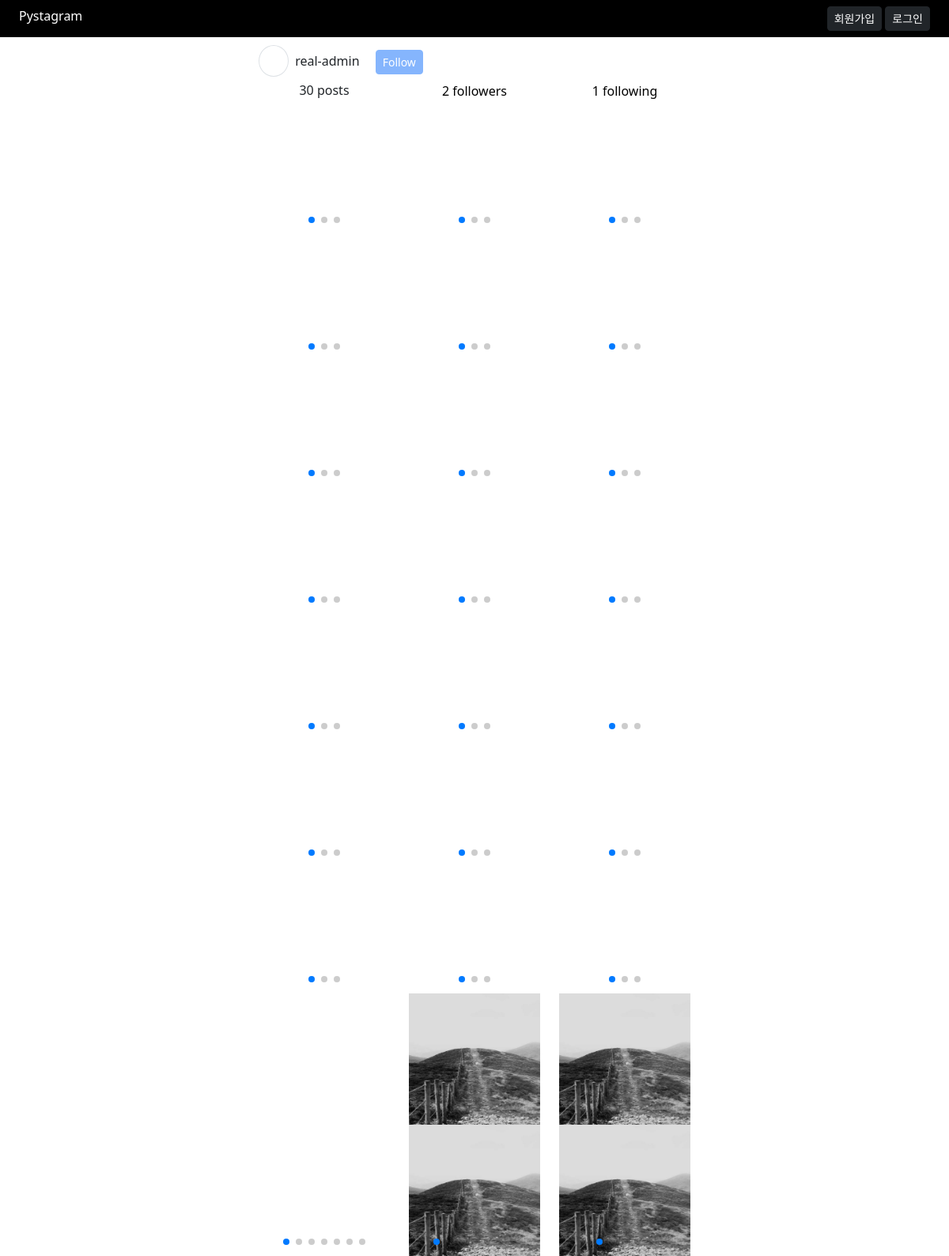
/profile/real-admin/, run on the app's committed database.
### member/models.py (models this page shows, shortened)
class User(AbstractBaseUser):  # 기본 기능은 상속받아서 사용
    email = models.EmailField(
        verbose_name='email',
        unique = True
    )
    is_active = models.BooleanField(default = False) # 기본적으로 비활성화 시켜놓고 확인 후 활성화
    is_admin = models.BooleanField(default = False)  # admin 기능
    nickname = models.CharField('nickname', max_length=20, unique=True)
    following = models.ManyToManyField(
        'self', symmetrical=False, related_name='followers',
        through='UserFollowing', through_fields=('from_user', 'to_user')
    )  # 'self' User가 User를 받을 수 없어서 self사용
    objects = UserManager()  # 메니져는 UserManager()
    USERNAME_FIELD = 'email'  # 기본 유저네임(아이디)를 email로 지정
    EMAIL_FIELD = 'email'
    REQUIRED_FIELDS = []
    class Meta:
        verbose_name = '유저'
        verbose_name_plural = f'{verbose_name} 목록'

### post/models.py (models this page shows, shortened)
class Post(TimestampModel):  # utils/models.py 에서 상속 받은 모델
    content = models.TextField('본문')
    user = models.ForeignKey(User, on_delete=models.CASCADE)  # 외례키 설정, 유저 삭제시 같이 삭제
    class Meta:
        verbose_name = '포스트'
        verbose_name_plural = '포스트 목록'

class PostImage(TimestampModel):
    post = models.ForeignKey(Post, on_delete=models.CASCADE, related_name='images')  # related_name='postimage_set'이 기본값
    image = models.ImageField('이미지', upload_to='post/%Y/%m/%d')  # 이미지 경로가 post/년/월/일
    class Meta:
        verbose_name = '이미지'
        verbose_name_plural = '이미지 목록'

### member/views.py (the view)
# urls.py: path('<str:slug>/', views.UserProfileView.as_view(), name='detail'),
class UserProfileView(DetailView):
    model = User
    template_name = 'profile/detail.html'
    slug_field = 'nickname'
    slug_url_kwarg = 'slug'
    queryset = User.objects.all().prefetch_related("post_set", "post_set__images", "following", "followers")  # post의 이미지를 불러올때 __사용
    def get_context_data(self, **kwargs):
        data = super().get_context_data(**kwargs)
        if self.request.user.is_authenticated:
            data['is_follow'] = UserFollowing.objects.filter(
                to_user = self.object,
                from_user = self.request.user
            )
        return data

### templates/profile/detail.html (shortened to what this page needs)
{% extends 'base.html' %}
{% load humanize %}
{% block style %}
    <link rel="stylesheet" href="https://cdn.jsdelivr.net/npm/swiper@11/swiper-bundle.min.css"/>
{% endblock %}
{% block content %}
    <div class="row">
        <div class="col-10 offset-1 col-lg-6 offset-lg-3">
            <div>
                <span class="p-2 border rounded-circle me-2">
                    <i class="fa-solid fa-user" style="width:16px; padding-left: 3px;"></i>
                </span>
                {{ object.nickname }}
                {% if object != request.user %}
                <form action="{% url 'profile:follow' object.pk %}" method="post" class="d-inline">
                    <button class="btn btn-primary btn-sm opacity-50 ms-3">
                        {% if is_follow %}
                            Unfollow
                        {% else %}
                            Follow
                        {% endif %}
                    </button>
                </form>
                {% endif %}
            </div>
            <div class="row mt-2">
                <div class="col-4 text-center">{{ object.post_set.count | intcomma }} posts</div>
                <div class="col-4 text-center">
                    <button class="border-0 bg-transparent" data-bs-toggle="modal" data-bs-target="#followers-modal">
                        {{ object.followers.count | intcomma }} followers
                    </button>
                </div>
                <div class="col-4 text-center">
                    <button class="border-0 bg-transparent" data-bs-toggle="modal" data-bs-target="#following-modal">
                        {{ object.following.count | intcomma }} following
                    </button>
                </div>
            </div>
            <div class="row mt-2">
                {% for post in object.post_set.all %}
                    <div class="col-4">
                        <div class="swiper">
                            <div class="border-1 swiper-wrapper">
                            {% for post_image in post.images.all %}
                                <div class="swiper-slide">
                                    <img class="img-fluid post-image" src="{{ post_image.image.url }}" alt="">
                                </div>
                            {% endfor %}
                            </div>
                            <div class="swiper-pagination"></div>
                        </div>
                    </div>
                {% endfor %}
            </div>
        </div>
    </div>
{% endblock %}

### data on the page
User: nickname "real-admin", post_set.count "30", followers.count "2", following.count "1"
PostImage: image (picture)
PostImage: image (picture)
PostImage: image (picture)
PostImage: image (picture)
